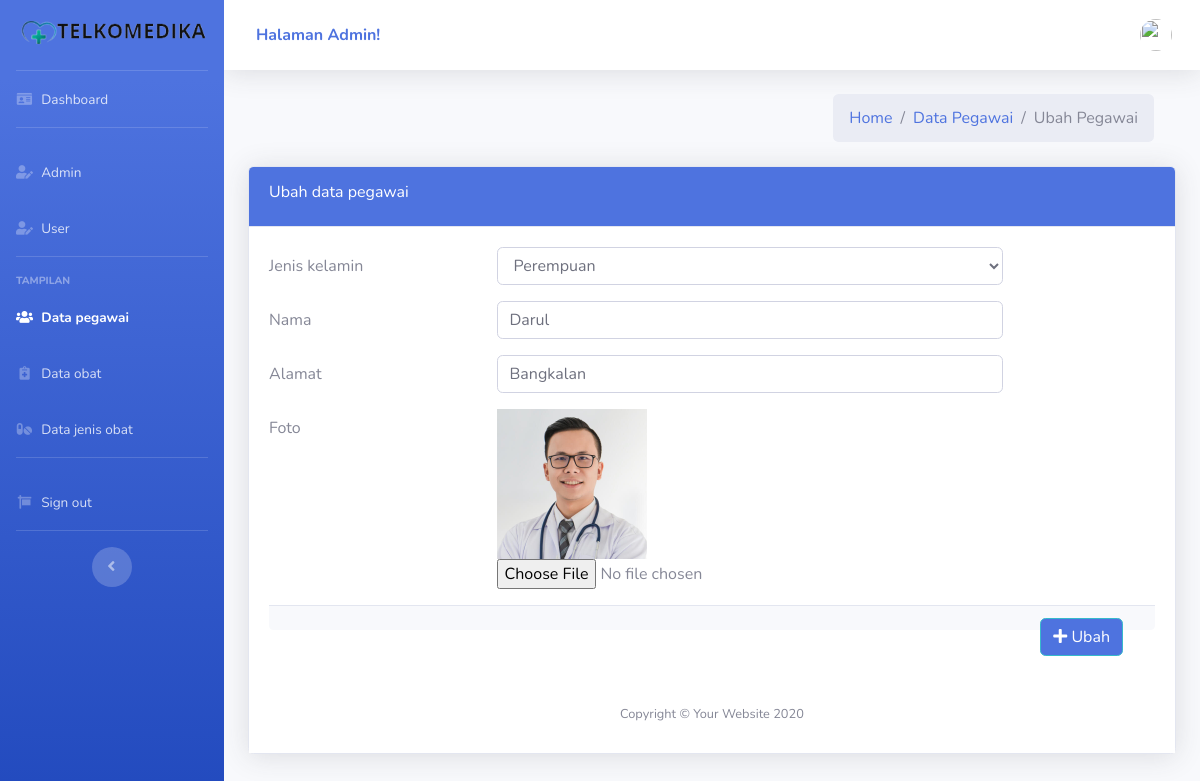
The page /admin/ubah_pegawai.php?id_pegawai=1 (signed in) on the database its author committed.
### tables this page shows
CREATE TABLE `pegawai` (
  `id_pegawai` int(11) NOT NULL,
  `nama_pegawai` varchar(100) NOT NULL,
  `jenis_kelamin` varchar(100) NOT NULL,
  `alamat` text NOT NULL,
  `foto` varchar(250) NOT NULL
);

### admin/functions.php (called while the page is built, shortened)
<?php
$conn = mysqli_connect("localhost", "root", "", "telkomedika");
function query($query) {
    global $conn;
    $result = mysqli_query($conn, $query);
    $rows = [];
    while( $row = mysqli_fetch_assoc($result) ) {
        $rows[] = $row;
    }
    return $rows;
}
?>

### admin/ubah_pegawai.php (the view, shortened to what this page needs)
<?php
require 'functions.php';
$idpegawai = $_GET["id_pegawai"];
$pegawai = query("SELECT * FROM pegawai WHERE id_pegawai = $idpegawai")[0];
?>
<!DOCTYPE html>
<html lang="en">
<head>
    <link href="vendor/fontawesome-free/css/all.min.css" rel="stylesheet" type="text/css">
    <link href="css/sb-admin-2.min.css" rel="stylesheet">
</head>
<body id="page-top">
    <div id="wrapper">
        <ul class="navbar-nav bg-gradient-primary sidebar sidebar-dark accordion" id="accordionSidebar">
            <a class="sidebar-brand d-flex align-items-center justify-content-center" href="index.php">
                <div class="sidebar-brand-icon">
                <img class="sidebar-card-illustration mb-2" src="img/logotrans.png" alt="" style="width: 200px;">
                </div>
            </a>
            <hr class="sidebar-divider my-0">
            <li class="nav-item">
                <a class="nav-link" href="index.php">
                    <i class="fas fa-fw fa-id-card"></i>
                    <span> Dashboard</span></a>
            </li>
            <hr class="sidebar-divider">
            <li class="nav-item">
                <a class="nav-link" href="admin.php">
                    <i class="fas fa-fw fa-user-edit"></i>
                    <span>Admin</span></a>
            </li>
            <li class="nav-item">
                <a class="nav-link" href="user.php">
                    <i class="fas fa-fw fa-user-edit"></i>
                    <span>User</span></a>
            </li>
             <hr class="sidebar-divider">
            <div class="sidebar-heading">
                Tampilan
            </div>
            <li class="nav-item active">
                <a class="nav-link" href="pegawai.php">
                    <i class="fas fa-fw fa-users"></i>
                        <span>Data pegawai</span></a>
            </li>
            <li class="nav-item">
                <a class="nav-link" href="dataobat.php">
                    <i class="fas fa-fw fa-notes-medical"></i>
                        <span>Data obat</span></a>
            </li>
            <li class="nav-item">
                <a class="nav-link" href="jenisobat.php">
                    <i class="fas fa-fw fa-pills"></i>
                        <span>Data jenis obat</span></a>
            </li>
            <hr class="sidebar-divider">
            <li class="nav-item">
                <a class="nav-link" href="logout.php" data-toggle="modal" data-target="#logoutModal">
                    <i class="fas fa-fw fa-sign"></i>
                    <span>Sign out</span></a>
            </li>
            <hr class="sidebar-divider d-none d-md-block">
            <div class="text-center d-none d-md-inline">
                <button class="rounded-circle border-0" id="sidebarToggle"></button>
            </div>
        </ul>
        <div id="content-wrapper" class="d-flex flex-column">
            <div id="content">
                <nav class="navbar navbar-expand navbar-light bg-white topbar mb-4 static-top shadow" style="background: blue;">
                    <form
                        class="d-none d-sm-inline-block form-inline mr-auto ml-md-3 my-2 my-md-0 mw-100 navbar-search">
                        <div class="input-group" >
                        <a href="admin.php" class="logo me-auto"><strong> Halaman Admin!</strong></a>
                        </div>
                    </form>
                    <ul class="navbar-nav ml-auto">
                        <li class="nav-item dropdown no-arrow">
                            <a class="nav-link dropdown-toggle" href="#" id="userDropdown" role="button"
                                data-toggle="dropdown" aria-haspopup="true" aria-expanded="false">
                                <img class="img-profile rounded-circle"
                                    src="img/upload/<?php echo $foto; ?>">
                            </a>
                        </li>
                    </ul>
                </nav>
    <section class="content-header">
      <div class="container-fluid">
        <div class="row mb-2" style="margin: 10px;">
          <div class="col-sm-6"></div>
          <div class="col-sm-6">
            <ol class="breadcrumb float-sm-right">
              <li class="breadcrumb-item"><a href="index.php">Home</a></li>
              <li class="breadcrumb-item"><a href="pegawai.php">Data Pegawai</a></li>
              <li class="breadcrumb-item active">Ubah Pegawai</li>
            </ol>
          </div>
        </div>
      </div>
    </section>
    <div class="container-fluid"
    <section class="content">
     <form class="form-horizontal" method="post" action="" enctype="multipart/form-data">
     <div class="card shadow mb-4">
    <div class="card-header py-3" style="background: #4e73df;" style="margin-top: 5px;">
        <h6 style="color: white;">Ubah data pegawai</h6>
    </div>
               <div class="card-body">
                   <div class="form-group row">
					<label for="level" class="col-sm-3 col-form-label">Jenis kelamin</label>
					<div class="col-sm-7">
						<select class="form-control" id="level" name="jenis_kelamin" value="<?= $pegawai["jenis_kelamin"] ?>">
							<option value="Perempuan">Perempuan</option>
						</select>
					</div>
				</div>
				<div class="form-group row">
					<label for="nama" class="col-sm-3 col-form-label">Nama</label>
					<div class="col-sm-7">
						<input type="text" class="form-control" name="nama_pegawai" id="nama" value="<?= $pegawai["nama_pegawai"] ?>">
					</div>
				</div>
				<div class="form-group row">
					<label for="email" class="col-sm-3 col-form-label">Alamat</label>
					<div class="col-sm-7">
						<input type="text" class="form-control" name="alamat" id="email" value="<?= $pegawai["alamat"] ?>">
					</div>
				</div>
				<div class="form-group row">
                    <label for="foto" class="col-sm-3 col-form-label">Foto </label>
                    <div class="col-sm-7">
                    <img src="img/upload/<?= $pegawai['foto']; ?>" style="width: 150px;">
                    <br>
                    <input type="file" name="foto" id="foto" value="">
                    </div>
	             </div>
            <div class="card-footer">
					<div class="col-sm-12">
						<button type="submit" class="btn btn-info float-right" name="submit" style="background: #4e73df ;">
							<i class="fas fa-plus"></i>
							Ubah
						</button>
					</div>
				</div>
		</form>
    </div>
            <footer class="sticky-footer bg-white">
                <div class="container my-auto">
                    <div class="copyright text-center my-auto">
                        <span>Copyright &copy; Your Website 2020</span>
                    </div>
                </div>
            </footer>
        </div>
    </div>
</body>
</html>

### rows shown on the page
pegawai: jenis_kelamin "Perempuan", nama_pegawai "Darul", alamat "Bangkalan", foto (picture)
